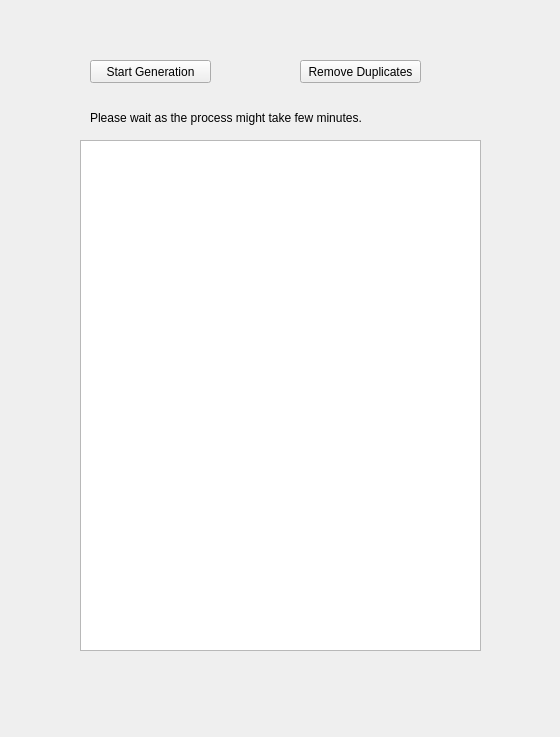
<?xml version="1.0" encoding="UTF-8"?>
<ui version="4.0">
 <class>generateTimeTable</class>
 <widget class="QWidget" name="generateTimeTable">
  <property name="geometry">
   <rect>
    <x>0</x>
    <y>0</y>
    <width>560</width>
    <height>737</height>
   </rect>
  </property>
  <property name="windowTitle">
   <string>Time Table Generation</string>
  </property>
  <widget class="QTextBrowser" name="timeTableInfo">
   <property name="geometry">
    <rect>
     <x>80</x>
     <y>140</y>
     <width>401</width>
     <height>511</height>
    </rect>
   </property>
  </widget>
  <widget class="QPushButton" name="startGeneration">
   <property name="geometry">
    <rect>
     <x>90</x>
     <y>60</y>
     <width>121</width>
     <height>23</height>
    </rect>
   </property>
   <property name="text">
    <string>Start Generation</string>
   </property>
  </widget>
  <widget class="QPushButton" name="removeDuplicates">
   <property name="geometry">
    <rect>
     <x>300</x>
     <y>60</y>
     <width>121</width>
     <height>23</height>
    </rect>
   </property>
   <property name="text">
    <string>Remove Duplicates</string>
   </property>
  </widget>
  <widget class="QLabel" name="label">
   <property name="geometry">
    <rect>
     <x>90</x>
     <y>110</y>
     <width>391</width>
     <height>16</height>
    </rect>
   </property>
   <property name="text">
    <string>Please wait as the process might take few minutes.</string>
   </property>
  </widget>
 </widget>
 <resources/>
 <connections>
  <connection>
   <sender>startGeneration</sender>
   <signal>clicked()</signal>
   <receiver>generateTimeTable</receiver>
   <slot>show()</slot>
   <hints>
    <hint type="sourcelabel">
     <x>150</x>
     <y>71</y>
    </hint>
    <hint type="destinationlabel">
     <x>279</x>
     <y>368</y>
    </hint>
   </hints>
  </connection>
 </connections>
</ui>
